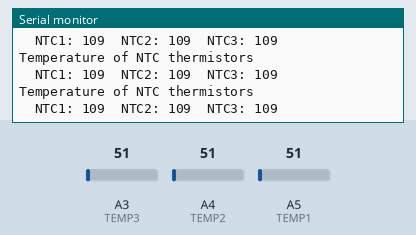
Bench run of a sketch on a simulated Arduino Uno, built with avr-gcc and run on an emulated ATmega328P. On the bench: the last lines printed to the serial monitor. The inputs (shaded band) are chosen by the test bench; at power-on: A4 (TEMP2) = 51, A3 (TEMP3) = 51, A5 (TEMP1) = 51.

Above: at 1.2 s.
1.3 s: A4 (TEMP2) set to 70
At 1.59 s:
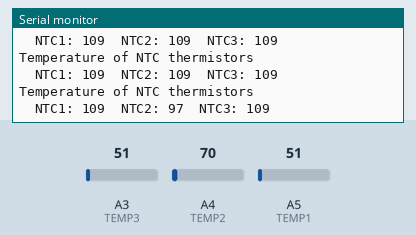
4.3 s: A3 (TEMP3) set to 61
At 4.42 s:
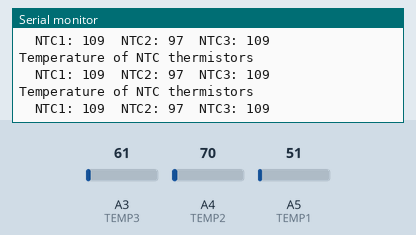
7.3 s: A3 (TEMP3) set to 69
At 7.45 s:
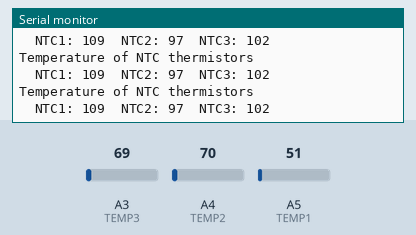
Timing chart, 0 to 10.3 s (numbered marks = the images above; inputs shaded):
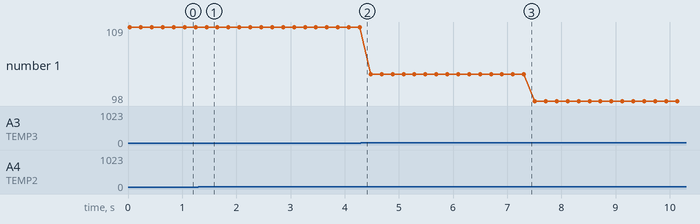

Measured:
- after the input at 1.3 s, the serial monitor: prints a new line after 0.15 s (image 1)
- plotted number 1: 109 → 102 after the input at 4.3 s, 102 → 98 after the input at 7.3 s

The sketch:

Basic_3_reading_NTC_raw_data_convert_to_temperature.ino
```cpp
#include <Math.h>         // import Math library
#include <vector>         // import vector library
#include <string.h>


#define TEMP3 A3
#define TEMP2 A4
#define TEMP1 A5

// setting a structure to store tempvalue and index information
struct TempValue {
  int value;
  size_t index;
};


// here stored the temp_table of the temperatue -> resistor table and it has been convert to ADC reading range from 0-1023.
// check the table of NTC 10K resister table and convert it to adc reading range by following formula
//  resister number / (resister number + 10000.0)
// for example:  when temperatrue is 25 degree, the NTC's resistor number is 10000.0 ohm, so the adc number will be:
//  10000.0 / (10000.0 + 10000.0) = 512, so, if you reading from adc and get 512 +/- 10 equals 25 degree.
// dut to the NTC dose not a linear component, so you need to check the table to grab the temperature value.
std::vector<int> temp_table = {
  994, 992, 990, 988, 986, 983, 981, 978, 975, 972, 969, 966, 962, 959, 955, 951, 947, 943, 938, 933,
  928, 923, 918, 912, 907, 901, 894, 888, 881, 874, 867, 860, 852, 845, 837, 828, 820, 811, 802, 793,
  784, 774, 765, 755, 745, 735, 724, 714, 703, 692, 682, 671, 659, 648, 637, 626, 614, 603, 592, 580,
  569, 557, 546, 535, 523, 512, 501, 490, 479, 468, 457, 446, 436, 425, 415, 405, 395, 385, 375, 365,
  356, 347, 338, 329, 320, 311, 303, 295, 287, 279, 271, 264, 256, 249, 242, 235, 229, 222, 216, 210,
  204, 198, 193, 187, 182, 176, 172, 167, 162, 157, 153, 148, 144, 140, 136, 132, 128, 125, 121, 118,
  114, 111, 108, 105, 102, 99, 96, 94, 91, 88, 86, 84, 81, 79, 77, 75, 73, 71, 69, 67, 65, 63, 62, 60,
  58, 57, 55, 54, 52, 51, 50, 48, 47, 46, 45, 44, 43, 41, 40, 39, 38, 37, 36, 36, 35, 34, 33, 32, 31, 31,
  30, 29, 28, 28, 27, 26, 26, 25, 25, 24, 23, 23, 22, 22, 21, 21, 20, 20, 20, 19, 19
};

// customize the abs value
int custom_abs(int x) {
  return (x >= 0) ? x : -x;
}

// function  to check the temp_table by sending adc reading value.
TempValue closestNumber(const std::vector<int>& temp_table, int value) {
  TempValue result;
  result.value = temp_table[0];
  result.index = 0;

  int min_diff = custom_abs(temp_table[0] - value);

  for (size_t i = 1; i < temp_table.size(); ++i) {
    int diff = custom_abs(temp_table[i] - value);
    if (diff < min_diff) {
      min_diff = diff;
      result.value = temp_table[i];
      result.index = i;
    }
  }
  result.index -= 40;
  return result;
}

void setup() {
   Serial.begin(9600);
}

void loop() {

   float ntc_1_raw_data = analogRead(TEMP1);
   float ntc_2_raw_data = analogRead(TEMP2);
   float ntc_3_raw_data = analogRead(TEMP3);

   TempValue ntc_1_temp = closestNumber(temp_table, ntc_1_raw_data);
   TempValue ntc_2_temp = closestNumber(temp_table, ntc_2_raw_data);
   TempValue ntc_3_temp = closestNumber(temp_table, ntc_3_raw_data);

   Serial.println("Temperature of NTC thermistors");
   Serial.print("\tNTC1: ");
   Serial.print(ntc_1_temp.index);
   Serial.print("\tNTC2: ");
   Serial.print(ntc_2_temp.index);
   Serial.print("\tNTC3: ");
   Serial.println(ntc_3_temp.index);

   delay(200); // wait for a while.

}
```
